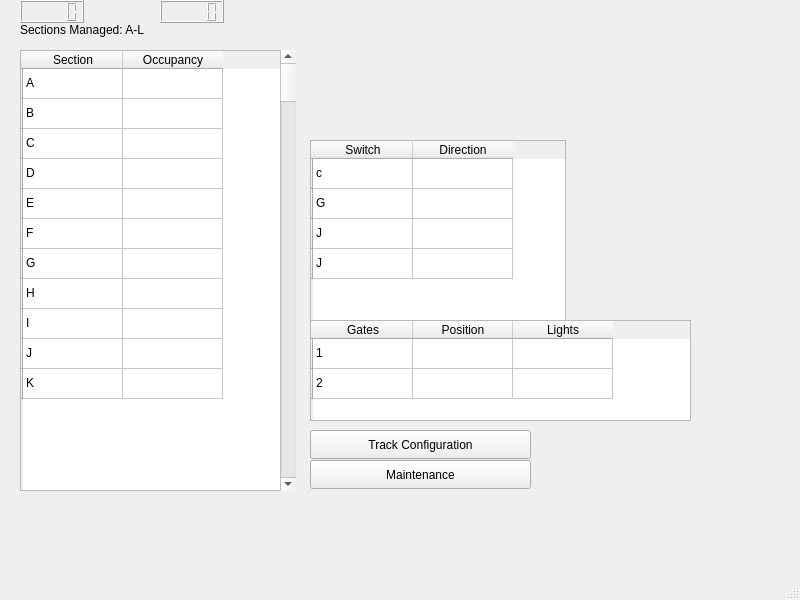
<?xml version="1.0" encoding="UTF-8"?>
<ui version="4.0">
 <class>MainWindow</class>
 <widget class="QMainWindow" name="MainWindow">
  <property name="geometry">
   <rect>
    <x>0</x>
    <y>0</y>
    <width>800</width>
    <height>600</height>
   </rect>
  </property>
  <property name="windowTitle">
   <string>MainWindow</string>
  </property>
  <widget class="QWidget" name="centralwidget">
   <widget class="QPushButton" name="pushButton">
    <property name="geometry">
     <rect>
      <x>310</x>
      <y>430</y>
      <width>221</width>
      <height>29</height>
     </rect>
    </property>
    <property name="text">
     <string>Track Configuration</string>
    </property>
   </widget>
   <widget class="QPushButton" name="pushButton_2">
    <property name="geometry">
     <rect>
      <x>310</x>
      <y>460</y>
      <width>221</width>
      <height>29</height>
     </rect>
    </property>
    <property name="text">
     <string>Maintenance</string>
    </property>
   </widget>
   <widget class="QTableWidget" name="tableWidget">
    <property name="geometry">
     <rect>
      <x>20</x>
      <y>50</y>
      <width>261</width>
      <height>441</height>
     </rect>
    </property>
    <row>
     <property name="text">
      <string/>
     </property>
    </row>
    <row>
     <property name="text">
      <string/>
     </property>
    </row>
    <row>
     <property name="text">
      <string/>
     </property>
    </row>
    <row>
     <property name="text">
      <string/>
     </property>
    </row>
    <row>
     <property name="text">
      <string/>
     </property>
    </row>
    <row>
     <property name="text">
      <string/>
     </property>
    </row>
    <row>
     <property name="text">
      <string/>
     </property>
    </row>
    <row>
     <property name="text">
      <string/>
     </property>
    </row>
    <row>
     <property name="text">
      <string/>
     </property>
    </row>
    <row>
     <property name="text">
      <string/>
     </property>
    </row>
    <row>
     <property name="text">
      <string/>
     </property>
    </row>
    <column>
     <property name="text">
      <string>Section</string>
     </property>
    </column>
    <column>
     <property name="text">
      <string>Occupancy</string>
     </property>
    </column>
    <item row="0" column="0">
     <property name="text">
      <string>A</string>
     </property>
    </item>
    <item row="1" column="0">
     <property name="text">
      <string>B</string>
     </property>
    </item>
    <item row="2" column="0">
     <property name="text">
      <string>C</string>
     </property>
    </item>
    <item row="3" column="0">
     <property name="text">
      <string>D</string>
     </property>
    </item>
    <item row="4" column="0">
     <property name="text">
      <string>E</string>
     </property>
    </item>
    <item row="5" column="0">
     <property name="text">
      <string>F</string>
     </property>
    </item>
    <item row="6" column="0">
     <property name="text">
      <string>G</string>
     </property>
    </item>
    <item row="7" column="0">
     <property name="text">
      <string>H</string>
     </property>
    </item>
    <item row="8" column="0">
     <property name="text">
      <string>I</string>
     </property>
    </item>
    <item row="9" column="0">
     <property name="text">
      <string>J</string>
     </property>
    </item>
    <item row="10" column="0">
     <property name="text">
      <string>K</string>
     </property>
    </item>
   </widget>
   <widget class="QScrollBar" name="verticalScrollBar">
    <property name="geometry">
     <rect>
      <x>280</x>
      <y>50</y>
      <width>16</width>
      <height>441</height>
     </rect>
    </property>
    <property name="orientation">
     <enum>Qt::Vertical</enum>
    </property>
   </widget>
   <widget class="QLCDNumber" name="lcdNumber">
    <property name="geometry">
     <rect>
      <x>20</x>
      <y>0</y>
      <width>64</width>
      <height>23</height>
     </rect>
    </property>
   </widget>
   <widget class="QLabel" name="label">
    <property name="geometry">
     <rect>
      <x>20</x>
      <y>20</y>
      <width>201</width>
      <height>20</height>
     </rect>
    </property>
    <property name="text">
     <string>Sections Managed: A-L</string>
    </property>
   </widget>
   <widget class="QLCDNumber" name="lcdNumber_2">
    <property name="geometry">
     <rect>
      <x>160</x>
      <y>0</y>
      <width>64</width>
      <height>23</height>
     </rect>
    </property>
   </widget>
   <widget class="QTableWidget" name="tableWidget_2">
    <property name="geometry">
     <rect>
      <x>310</x>
      <y>140</y>
      <width>256</width>
      <height>181</height>
     </rect>
    </property>
    <row>
     <property name="text">
      <string/>
     </property>
    </row>
    <row>
     <property name="text">
      <string/>
     </property>
    </row>
    <row>
     <property name="text">
      <string/>
     </property>
    </row>
    <row>
     <property name="text">
      <string/>
     </property>
    </row>
    <column>
     <property name="text">
      <string>Switch</string>
     </property>
    </column>
    <column>
     <property name="text">
      <string>Direction</string>
     </property>
    </column>
    <item row="0" column="0">
     <property name="text">
      <string>c</string>
     </property>
    </item>
    <item row="1" column="0">
     <property name="text">
      <string>G</string>
     </property>
    </item>
    <item row="2" column="0">
     <property name="text">
      <string>J</string>
     </property>
    </item>
    <item row="3" column="0">
     <property name="text">
      <string>J</string>
     </property>
    </item>
   </widget>
   <widget class="QTableWidget" name="tableWidget_3">
    <property name="geometry">
     <rect>
      <x>310</x>
      <y>320</y>
      <width>381</width>
      <height>101</height>
     </rect>
    </property>
    <row>
     <property name="text">
      <string/>
     </property>
    </row>
    <row>
     <property name="text">
      <string/>
     </property>
    </row>
    <column>
     <property name="text">
      <string>Gates</string>
     </property>
    </column>
    <column>
     <property name="text">
      <string>Position</string>
     </property>
    </column>
    <column>
     <property name="text">
      <string>Lights</string>
     </property>
    </column>
    <item row="0" column="0">
     <property name="text">
      <string>1</string>
     </property>
    </item>
    <item row="1" column="0">
     <property name="text">
      <string>2</string>
     </property>
    </item>
   </widget>
  </widget>
  <widget class="QMenuBar" name="menubar">
   <property name="geometry">
    <rect>
     <x>0</x>
     <y>0</y>
     <width>800</width>
     <height>25</height>
    </rect>
   </property>
  </widget>
  <widget class="QStatusBar" name="statusbar"/>
 </widget>
 <resources/>
 <connections/>
</ui>
